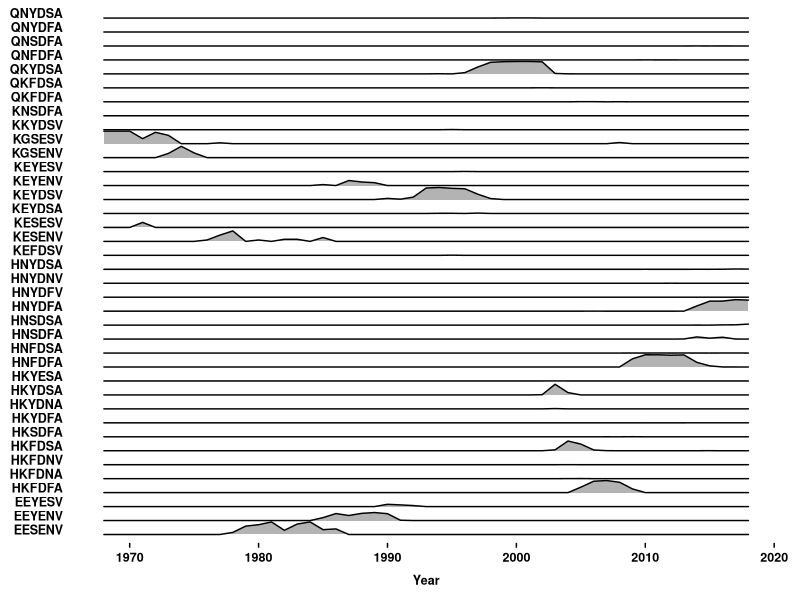

The R source for this figure:
#R code
library(ggplot2)
library(ggridges)
library(scales)
library(RColorBrewer)
library(readr)
library(tidyr)
library(reshape)
library(stringr)
library(dplyr)
library(ggrepel)
library(gridExtra)
require(cowplot)

motif_data <- read_tsv("result/Motif_ByYear.tsv")
textsize <- 9
p <- ggplot(motif_data, aes(x=year,y=motif,height=freq)) +
       geom_density_ridges(stat="identity", scale=0.9) +
       theme_ridges(grid = FALSE, center_axis_labels = TRUE) +
       theme(plot.title=element_text(size=textsize,face="bold"),
             axis.title.x=element_text(size=textsize,face="bold"),
             axis.title.y=element_blank(),
             axis.text=element_text(size=textsize,face="bold"),
             legend.title=element_blank(),
             legend.text=element_text(size=textsize,face="bold"),
             legend.position='right') +
       xlab(bquote(bold(Year))) +
       scale_x_continuous(limit=c(1968,2018))
ggsave('graph/FreqByYear.png',p,height=7,width=6)
